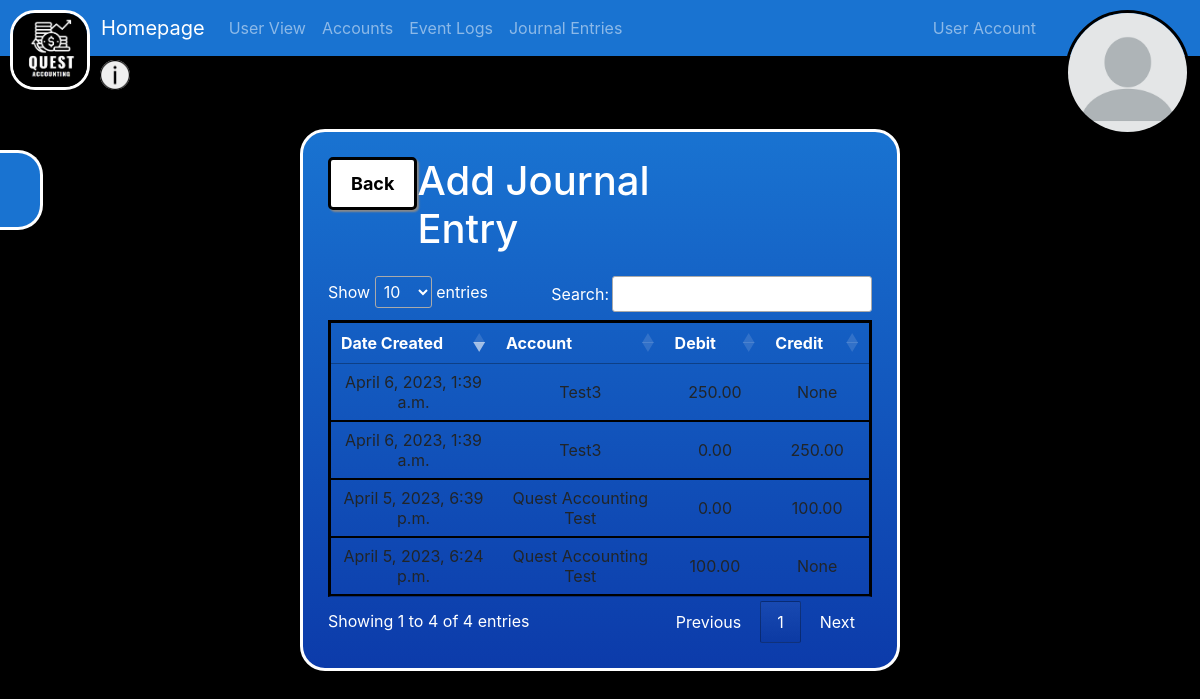
The app's page /journals/view with its own data.
### QuestAccounting/models.py (models this page shows)
class JournalEntriesModel(models.Model):
    date = models.DateTimeField(auto_now_add=True)
    account_name = models.ForeignKey(AccountModel, on_delete=models.CASCADE)
    debit = models.DecimalField(max_digits=20, decimal_places=2, blank=True, null=True)
    credit = models.DecimalField(max_digits=20, decimal_places=2, blank=True, null=True)

class AccountModel(models.Model):
    account_name = models.CharField(max_length=30, unique=True)
    account_number = models.CharField(max_length=10, unique=True, validators=[RegexValidator(r'^\d{1,10}$', 'Enter a valid number.')])
    account_description = models.CharField(max_length=150)
    normal_side = models.CharField(max_length=6)
    account_category = models.CharField(max_length=20)
    account_subcategory = models.CharField(max_length=20)
    initial_balance = models.DecimalField(max_digits=20, decimal_places=2)
    debit = models.DecimalField(max_digits=20, decimal_places=2)
    credit = models.DecimalField(max_digits=20, decimal_places=2)
    balance = models.DecimalField(max_digits=20, decimal_places=2)
    created_at = models.DateTimeField(auto_now_add=True)
    user_id = models.ForeignKey(User, on_delete=models.PROTECT)
    order = models.CharField(max_length=2)
    statement = models.CharField(max_length=2)
    comment = models.TextField(blank=True)
    activated = models.BooleanField()
    def __str__(self):
        return self.account_name

### QuestAccounting/views.py (the view)
# urls.py: path('journals/view', views.view_journal_entries, name = "view_journal_entries"),
def view_journal_entries(request):
    user = request.user
    journal_entries = JournalEntriesModel.objects.all()
    context = {'user': user, 'journal_entries': journal_entries, 'is_superuser': request.user.is_superuser,'groups': request.user.groups.values_list('name', flat=True)}
    return render(request, "QuestAccounting/journalentries/view_journal_entries.html", context)

### QuestAccounting/context_processors.py (called while the page is built)
def add_user_context(request):
    return {'user': request.user}

### QuestAccounting/templates/QuestAccounting/journalentries/view_journal_entries.html (shortened to what this page needs)
{% extends 'QuestAccounting/navbar_styling.html' %}
{% block content %}
<head>
    <link rel="stylesheet" type="text/css" href="https://cdn.datatables.net/1.10.24/css/jquery.dataTables.min.css">
</head>
<div class="form-center">
  <div class = top>
    <div class = back-button>
      <button type = "button" class = buttons onclick = "location.href = '{% url 'journal_entries' %}'">Back</button>
    </div>
    <div class = title>
      <h1>Add Journal Entry</h1>
    </div>
  </div>
    <table id="journal-entries">
        <thead>
          <tr>
            <th class= "text">Date Created</th>
            <th class= "text">Account</th>
            <th class= "numbers">Debit</th>
            <th class= "numbers">Credit</th>
          </tr>
        </thead>
        <tbody>
          {% for entry in journal_entries %}
          <tr>
            <td class= "text" >{{ entry.date }}</td>
            <td class= "text" >{{ entry.account_name }}</td>
            <td class= "numbers" >{{ entry.debit }}</td>
            <td class= "numbers" >{{ entry.credit }}</td>
          </tr>
          {% endfor %}
        </tbody>
      </table>
</div>
{% endblock %}

### QuestAccounting/templates/QuestAccounting/navbar_styling.html (shortened to what this page needs)
{% extends 'QuestAccounting/navbar.html' %}
{% load static %}
{% block navbar_brand %}
{% if 'Admin' in groups %}
    <a class="navbar-brand" href="{% url 'admin' %}">Admin Homepage</a>
{% elif 'Manager' in groups %}
    <a class="navbar-brand" href="{% url 'manager' %}">Manager Homepage</a>
{% else %}
    <a class="navbar-brand" href="{% url 'regular' %}">Homepage</a>
{% endif %}
{% endblock %}
{% block nav_items %}
{% if 'Admin' in groups %}
    <li class="nav-item">
        <a class="nav-link" href="{% url 'user_management' %}">User Management</a>
    </li>
    <li class="nav-item">
        <a class="nav-link" href="{% url 'view_accounts' %}">Accounts</a>
    </li>
    <li class="nav-item">
        <a class="nav-link" href="{% url 'event_logs' %}">Event Logs</a>
    </li>
    <li class="nav-item">
        <a class="nav-link" href="{% url 'journal_entries' %}">Journal Entries</a>
    </li>
    <li class="nav-item">
        <a class="nav-link" href="{% url 'email_user' %}">Email User</a>
    </li>
{% else %}
    <li class="nav-item">
        <a class="nav-link" href="{% url 'user_view' %}">User View</a>
    </li>
    <li class="nav-item">
        <a class="nav-link" href="{% url 'view_accounts' %}">Accounts</a>
    </li>
    <li class="nav-item">
        <a class="nav-link" href="{% url 'event_logs' %}">Event Logs</a>
    </li>
    <li class="nav-item">
        <a class="nav-link" href="{% url 'journal_entries' %}">Journal Entries</a>
    </li>
{% endif %}
{% endblock %}

### QuestAccounting/templates/QuestAccounting/navbar.html (shortened to what this page needs)
<html>
{% load static %}
    <head>
        <link rel="stylesheet" href="https://cdn.jsdelivr.net/npm/bootstrap@4.3.1/dist/css/bootstrap.min.css">
        <link rel="stylesheet" href="//code.jquery.com/ui/1.12.1/themes/base/jquery-ui.css">
    </head>
    <body>
      <nav class="navbar navbar-expand-lg navbar-dark">
        <div class="container-fluid">
                {% block navbar_brand %}<a class="navbar-brand" href="{% url 'admin' %}">Quest Accounting</a>{% endblock %}
            <div class="collapse navbar-collapse" id="navbarNav">
                <ul class="navbar-nav">
                    {% block nav_items %}
                    {% endblock %}
                </ul>
                <ul class="navbar-nav ml-auto" {% block nav_user_account %} style = "margin-right: 125px;" {% endblock %}>
                    <li class="nav-item">
                        <a class="nav-link" href="{% url 'account' %}">User Account</a>
                    </li>
                </ul>
            </div>
        </div>
    </nav>
    <button class="help-button" onclick = "location.href = '{% url 'help' %}'"></button>
    <div class='username'>
    </div>
    {% if user.userprofile.profile_pic %}
        <img src="{{ user.userprofile.profile_pic.url }}" class="profile-picture-navbar" alt="{{ user.username }}'s profile picture">
    {% else %}
        <img src="{{ '../media/profile_pics/profilepicture.png' }}" class="profile-picture-navbar" alt="default profile picture">
    {% endif %}
    <img src="{% static 'images/logo.jpeg' %}" class= "navbar-logo" alt="Logo">
    <html>
        {% block content %}{% endblock %}
    </body>
</html>

### QuestAccounting/templates/QuestAccounting/journalentries/view_journal_entries.html (style rules this page uses)
.form-center { position: fixed; top: 50%; left: 50%; display: flex; justify-content: center; transform: translate(-50%, -50%); flex-direction: column; align-items: center; background-image: linear-gradient(to bottom,#1973D1, #0C3BAA); border-radius: 25px; padding: 25px; border: 3px solid #ffffff; color: #ffffff; }
table { margin-top: 15px; border-collapse: collapse; border: 3px solid black; width: auto; text-align: center; }
th { border-bottom: 3px solid black; }
td { border-bottom: 2px solid black; background-color: transparent; }
thead { background-color: transparent; color: white; }
.text { width: 200px; }
.numbers { width: 100px; }
.buttons { background-color: #ffffff; color: #000000; border-radius: 5px; padding: 10px 20px; margin-bottom: 20px; text-align: center; border: 3px solid #000000; display: block; margin:0 auto; font-size: 18px; font-weight: bold; box-shadow: 2px 2px 2px #888888; float: right; }
.top { display: flex; justify-content: space-between; width: 100%; margin-bottom: 15px; }
.title { margin-right: 30%; }

### records on screen
JournalEntriesModel: date "April 5, 2023, 6:24 p.m.", account_name "Quest Accounting Test", debit "100.00", credit "None"
JournalEntriesModel: date "April 5, 2023, 6:39 p.m.", account_name "Quest Accounting Test", debit "0.00", credit "100.00"
JournalEntriesModel: date "April 6, 2023, 1:39 a.m.", account_name "Test3", debit "250.00", credit "None"
JournalEntriesModel: date "April 6, 2023, 1:39 a.m.", account_name "Test3", debit "0.00", credit "250.00"
